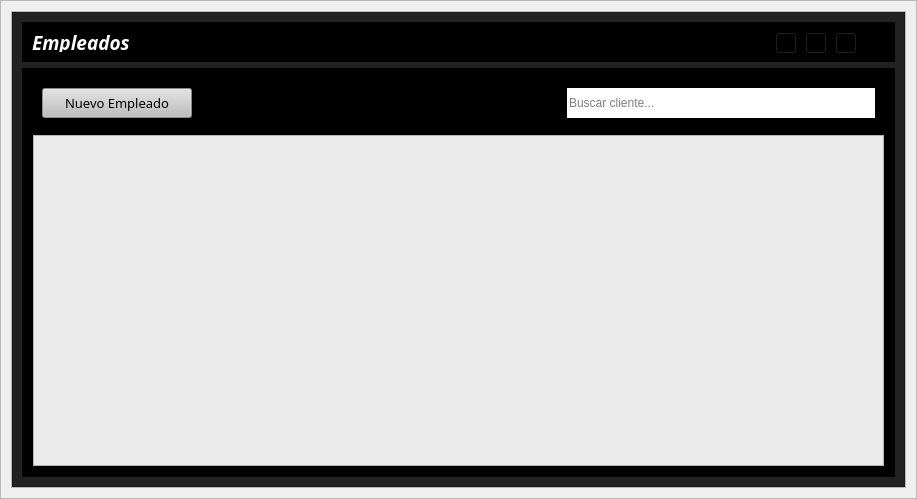
<?xml version="1.0" encoding="UTF-8"?>
<ui version="4.0">
 <class>ViewEmpleado</class>
 <widget class="QWidget" name="ViewEmpleado">
  <property name="geometry">
   <rect>
    <x>0</x>
    <y>0</y>
    <width>917</width>
    <height>499</height>
   </rect>
  </property>
  <property name="windowTitle">
   <string>Form</string>
  </property>
  <layout class="QVBoxLayout" name="verticalLayout">
   <property name="spacing">
    <number>0</number>
   </property>
   <property name="leftMargin">
    <number>0</number>
   </property>
   <property name="topMargin">
    <number>0</number>
   </property>
   <property name="rightMargin">
    <number>0</number>
   </property>
   <property name="bottomMargin">
    <number>0</number>
   </property>
   <item>
    <widget class="QFrame" name="central_widget_frame">
     <property name="frameShape">
      <enum>QFrame::StyledPanel</enum>
     </property>
     <property name="frameShadow">
      <enum>QFrame::Raised</enum>
     </property>
     <layout class="QVBoxLayout" name="shadow_layout">
      <property name="spacing">
       <number>0</number>
      </property>
      <property name="leftMargin">
       <number>10</number>
      </property>
      <property name="topMargin">
       <number>10</number>
      </property>
      <property name="rightMargin">
       <number>10</number>
      </property>
      <property name="bottomMargin">
       <number>10</number>
      </property>
      <item>
       <widget class="QFrame" name="background_frame">
        <property name="frameShape">
         <enum>QFrame::StyledPanel</enum>
        </property>
        <property name="frameShadow">
         <enum>QFrame::Raised</enum>
        </property>
        <layout class="QVBoxLayout" name="verticalLayout_2">
         <property name="spacing">
          <number>0</number>
         </property>
         <property name="leftMargin">
          <number>0</number>
         </property>
         <property name="topMargin">
          <number>0</number>
         </property>
         <property name="rightMargin">
          <number>0</number>
         </property>
         <property name="bottomMargin">
          <number>0</number>
         </property>
         <item>
          <widget class="QFrame" name="content_frame">
           <property name="minimumSize">
            <size>
             <width>0</width>
             <height>0</height>
            </size>
           </property>
           <property name="styleSheet">
            <string notr="true">background-color: rgb(34, 34, 34);</string>
           </property>
           <property name="frameShape">
            <enum>QFrame::StyledPanel</enum>
           </property>
           <property name="frameShadow">
            <enum>QFrame::Raised</enum>
           </property>
           <layout class="QVBoxLayout" name="verticalLayout_7">
            <property name="spacing">
             <number>6</number>
            </property>
            <property name="leftMargin">
             <number>9</number>
            </property>
            <property name="topMargin">
             <number>9</number>
            </property>
            <property name="rightMargin">
             <number>9</number>
            </property>
            <property name="bottomMargin">
             <number>9</number>
            </property>
            <item>
             <widget class="QFrame" name="frame_nav">
              <property name="minimumSize">
               <size>
                <width>0</width>
                <height>40</height>
               </size>
              </property>
              <property name="maximumSize">
               <size>
                <width>16777215</width>
                <height>40</height>
               </size>
              </property>
              <property name="styleSheet">
               <string notr="true">background-color: rgb(0, 0, 0);</string>
              </property>
              <property name="frameShape">
               <enum>QFrame::StyledPanel</enum>
              </property>
              <property name="frameShadow">
               <enum>QFrame::Raised</enum>
              </property>
              <layout class="QHBoxLayout" name="horizontalLayout_6">
               <item>
                <widget class="QLabel" name="label_tittle">
                 <property name="font">
                  <font>
                   <family>Tw Cen MT</family>
                   <pointsize>14</pointsize>
                   <weight>75</weight>
                   <italic>true</italic>
                   <bold>true</bold>
                  </font>
                 </property>
                 <property name="styleSheet">
                  <string notr="true">color: rgb(255, 255, 255) ;</string>
                 </property>
                 <property name="text">
                  <string>Empleados</string>
                 </property>
                </widget>
               </item>
               <item>
                <widget class="QFrame" name="butttons_holder_frame">
                 <property name="minimumSize">
                  <size>
                   <width>110</width>
                   <height>30</height>
                  </size>
                 </property>
                 <property name="maximumSize">
                  <size>
                   <width>110</width>
                   <height>16777215</height>
                  </size>
                 </property>
                 <property name="frameShape">
                  <enum>QFrame::StyledPanel</enum>
                 </property>
                 <property name="frameShadow">
                  <enum>QFrame::Raised</enum>
                 </property>
                 <widget class="QToolButton" name="minimize_button">
                  <property name="geometry">
                   <rect>
                    <x>0</x>
                    <y>0</y>
                    <width>22</width>
                    <height>22</height>
                   </rect>
                  </property>
                  <property name="text">
                   <string>...</string>
                  </property>
                  <property name="icon">
                   <iconset>
                    <normaloff>L:/AngelCuk/assets/icons/minimize-window.png</normaloff>L:/AngelCuk/assets/icons/minimize-window.png</iconset>
                  </property>
                 </widget>
                 <widget class="QToolButton" name="restore_button">
                  <property name="geometry">
                   <rect>
                    <x>30</x>
                    <y>0</y>
                    <width>22</width>
                    <height>22</height>
                   </rect>
                  </property>
                  <property name="text">
                   <string>...</string>
                  </property>
                  <property name="icon">
                   <iconset>
                    <normaloff>L:/AngelCuk/assets/icons/restore-window.png</normaloff>L:/AngelCuk/assets/icons/restore-window.png</iconset>
                  </property>
                 </widget>
                 <widget class="QToolButton" name="maximize_button">
                  <property name="geometry">
                   <rect>
                    <x>30</x>
                    <y>0</y>
                    <width>22</width>
                    <height>22</height>
                   </rect>
                  </property>
                  <property name="text">
                   <string>...</string>
                  </property>
                  <property name="icon">
                   <iconset>
                    <normaloff>L:/AngelCuk/assets/icons/maximize-window.png</normaloff>L:/AngelCuk/assets/icons/maximize-window.png</iconset>
                  </property>
                 </widget>
                 <widget class="QToolButton" name="close_button">
                  <property name="geometry">
                   <rect>
                    <x>60</x>
                    <y>0</y>
                    <width>22</width>
                    <height>22</height>
                   </rect>
                  </property>
                  <property name="text">
                   <string>...</string>
                  </property>
                  <property name="icon">
                   <iconset>
                    <normaloff>L:/AngelCuk/assets/icons/close-window.png</normaloff>L:/AngelCuk/assets/icons/close-window.png</iconset>
                  </property>
                 </widget>
                </widget>
               </item>
              </layout>
             </widget>
            </item>
            <item>
             <widget class="QFrame" name="frame_action">
              <property name="styleSheet">
               <string notr="true">background-color: rgb(0, 0, 0);</string>
              </property>
              <property name="frameShape">
               <enum>QFrame::StyledPanel</enum>
              </property>
              <property name="frameShadow">
               <enum>QFrame::Raised</enum>
              </property>
              <layout class="QVBoxLayout" name="verticalLayout_5">
               <item>
                <widget class="QFrame" name="frame_5">
                 <property name="minimumSize">
                  <size>
                   <width>0</width>
                   <height>50</height>
                  </size>
                 </property>
                 <property name="frameShape">
                  <enum>QFrame::StyledPanel</enum>
                 </property>
                 <property name="frameShadow">
                  <enum>QFrame::Raised</enum>
                 </property>
                 <layout class="QHBoxLayout" name="horizontalLayout_5">
                  <item>
                   <widget class="QPushButton" name="new_request_button_cliente">
                    <property name="minimumSize">
                     <size>
                      <width>150</width>
                      <height>30</height>
                     </size>
                    </property>
                    <property name="font">
                     <font>
                      <family>Tw Cen MT Condensed Extra Bold</family>
                      <pointsize>10</pointsize>
                     </font>
                    </property>
                    <property name="styleSheet">
                     <string notr="true">QPushButton{
	
	background-color: rgb(190, 190, 190);
	color: black;
}

QPushButton:hover{
	
	background-color: rgb(97, 35, 45);
	color: white;
}

</string>
                    </property>
                    <property name="text">
                     <string>Nuevo Empleado</string>
                    </property>
                    <property name="icon">
                     <iconset>
                      <normaloff>L:/OneDrive/Escritorio/AngelCuk/assets/icons/plus.png</normaloff>L:/OneDrive/Escritorio/AngelCuk/assets/icons/plus.png</iconset>
                    </property>
                   </widget>
                  </item>
                  <item>
                   <spacer name="horizontalSpacer_2">
                    <property name="orientation">
                     <enum>Qt::Horizontal</enum>
                    </property>
                    <property name="sizeHint" stdset="0">
                     <size>
                      <width>40</width>
                      <height>20</height>
                     </size>
                    </property>
                   </spacer>
                  </item>
                  <item>
                   <layout class="QHBoxLayout" name="horizontalLayout_3">
                    <property name="spacing">
                     <number>0</number>
                    </property>
                    <property name="rightMargin">
                     <number>0</number>
                    </property>
                    <item>
                     <widget class="QLabel" name="label">
                      <property name="minimumSize">
                       <size>
                        <width>30</width>
                        <height>30</height>
                       </size>
                      </property>
                      <property name="maximumSize">
                       <size>
                        <width>30</width>
                        <height>16777215</height>
                       </size>
                      </property>
                      <property name="styleSheet">
                       <string notr="true">background-color: black;
border-radius: 0px;</string>
                      </property>
                      <property name="text">
                       <string/>
                      </property>
                      <property name="pixmap">
                       <pixmap>L:/AngelCuk/assets/icons/search.png</pixmap>
                      </property>
                     </widget>
                    </item>
                    <item>
                     <widget class="QLineEdit" name="search_line_edit">
                      <property name="minimumSize">
                       <size>
                        <width>0</width>
                        <height>30</height>
                       </size>
                      </property>
                      <property name="maximumSize">
                       <size>
                        <width>500</width>
                        <height>16777215</height>
                       </size>
                      </property>
                      <property name="styleSheet">
                       <string notr="true">background-color: white;
border-radius: 0px;</string>
                      </property>
                      <property name="placeholderText">
                       <string>Buscar cliente...</string>
                      </property>
                     </widget>
                    </item>
                   </layout>
                  </item>
                 </layout>
                </widget>
               </item>
               <item>
                <widget class="QFrame" name="frame">
                 <property name="frameShape">
                  <enum>QFrame::StyledPanel</enum>
                 </property>
                 <property name="frameShadow">
                  <enum>QFrame::Raised</enum>
                 </property>
                 <layout class="QVBoxLayout" name="verticalLayout_8">
                  <property name="spacing">
                   <number>0</number>
                  </property>
                  <property name="leftMargin">
                   <number>0</number>
                  </property>
                  <property name="topMargin">
                   <number>0</number>
                  </property>
                  <property name="rightMargin">
                   <number>0</number>
                  </property>
                  <property name="bottomMargin">
                   <number>0</number>
                  </property>
                  <item>
                   <widget class="QTableWidget" name="clientes_table">
                    <property name="styleSheet">
                     <string notr="true">background-color: rgb(235, 235, 235);</string>
                    </property>
                   </widget>
                  </item>
                 </layout>
                </widget>
               </item>
              </layout>
             </widget>
            </item>
           </layout>
          </widget>
         </item>
        </layout>
       </widget>
      </item>
     </layout>
    </widget>
   </item>
  </layout>
 </widget>
 <resources/>
 <connections/>
</ui>
